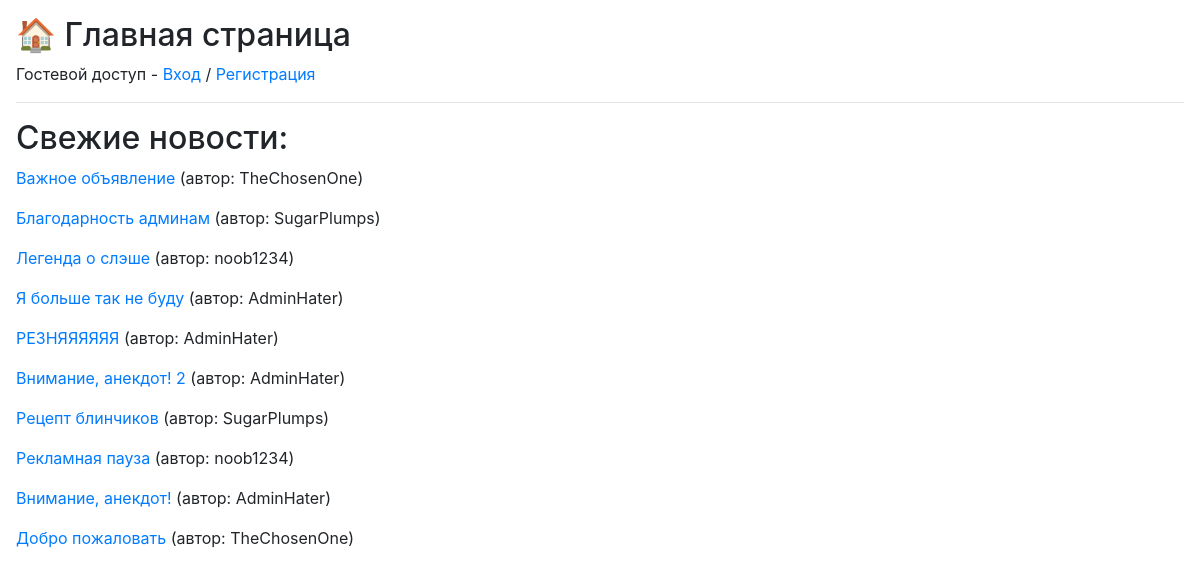
The page / on the database its author committed.
### blog/models.py (models this page shows, shortened)
class news (models.Model):
    objects = None
    title = models.CharField(max_length=255, verbose_name = "Заголовок")
    author = models.ForeignKey(User, null=True, verbose_name = "Автор", on_delete=models.CASCADE)
    tag = models.CharField(max_length=255, verbose_name = "Тэг")
    text = models.TextField(blank=True, verbose_name = "Текст")
    time_create = models.DateTimeField(auto_now_add=True, verbose_name = "Время")
    is_published = models.BooleanField(default=True, verbose_name = "Опубликовано")

### blog/views.py (the view)
# urls.py: path('',views.index,name='home'),
def index(request):
    ad = news.objects.order_by('-time_create')[:10]
    print(request.user)
    context = { 'ad' : ad }
    return render(request,'index.html', context = context)

### blog/templates/index.html (shortened to what this page needs)
<!DOCTYPE html>
<html>
<head>
    <link rel="stylesheet" href="https://stackpath.bootstrapcdn.com/bootstrap/4.1.3/css/bootstrap.min.css">
</head>
<body class="m-3">
    <h2>🏠 Главная страница</h2>
    {% if request.user.is_authenticated %}
		<p>Ваш логин: {{ request.user }} -
		<a href='{% url "logout" %}'>Выйти из аккаунта</a></p>
	{% else %}
		<p>Гостевой доступ - <a href='{% url "login" %}'>Вход</a> /
		<a href='{% url "register" %}'>Регистрация</a></p>
	{% endif %} <hr>
    <h2>Свежие новости:</h2>
    {% for ad in ad %}
        <p><a href="{% url 'news_info' ad.pk %}">{{ad.title}}</a> (автор: {{ad.author}})</p>
    {% endfor %}
</body>
</html>

### rows shown on the page
news: title "Важное объявление", author "TheChosenOne"
news: title "Благодарность админам", author "SugarPlumps"
news: title "Легенда о слэше", author "noob1234"
news: title "Я больше так не буду", author "AdminHater"
news: title "РЕЗНЯЯЯЯЯЯ", author "AdminHater"
news: title "Внимание, анекдот! 2", author "AdminHater"
news: title "Рецепт блинчиков", author "SugarPlumps"
news: title "Рекламная пауза", author "noob1234"
news: title "Внимание, анекдот!", author "AdminHater"
news: title "Добро пожаловать", author "TheChosenOne"
